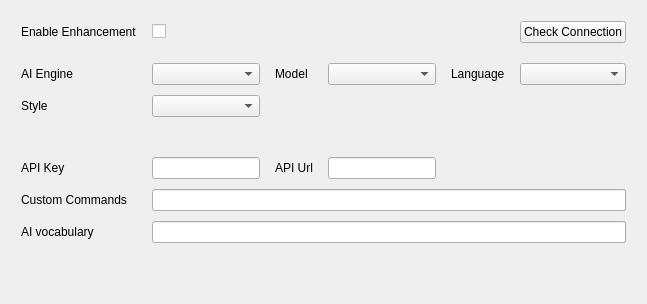
        <widget class="QWidget" name="ai_anhancement">
         <attribute name="title">
          <string>AI Enhancement</string>
         </attribute>
         <layout class="QVBoxLayout" name="verticalLayout_16">
          <item>
           <layout class="QVBoxLayout" name="verticalLayout_15">
            <property name="spacing">
             <number>10</number>
            </property>
            <item>
             <layout class="QGridLayout" name="gridLayout_3">
              <property name="leftMargin">
               <number>10</number>
              </property>
              <property name="topMargin">
               <number>10</number>
              </property>
              <property name="rightMargin">
               <number>10</number>
              </property>
              <property name="bottomMargin">
               <number>10</number>
              </property>
              <property name="horizontalSpacing">
               <number>15</number>
              </property>
              <item row="2" column="3">
               <widget class="QComboBox" name="ai_model_comb"/>
              </item>
              <item row="5" column="0" colspan="4">
               <spacer name="verticalSpacer_3">
                <property name="orientation">
                 <enum>Qt::Orientation::Vertical</enum>
                </property>
                <property name="sizeType">
                 <enum>QSizePolicy::Policy::Fixed</enum>
                </property>
                <property name="sizeHint" stdset="0">
                 <size>
                  <width>20</width>
                  <height>30</height>
                 </size>
                </property>
               </spacer>
              </item>
              <item row="9" column="1" colspan="5">
               <widget class="QLineEdit" name="ai_vocabulary_edit"/>
              </item>
              <item row="3" column="0">
               <widget class="QLabel" name="label_18">
                <property name="text">
                 <string>Style</string>
                </property>
                <property name="alignment">
                 <set>Qt::AlignmentFlag::AlignLeading|Qt::AlignmentFlag::AlignLeft|Qt::AlignmentFlag::AlignVCenter</set>
                </property>
               </widget>
              </item>
              <item row="7" column="2">
               <widget class="QLabel" name="label_16">
                <property name="text">
                 <string>API Url</string>
                </property>
               </widget>
              </item>
              <item row="0" column="1">
               <widget class="AnimatedCheckBox" name="enable_enhancement_checkbox">
                <property name="toolTip">
                 <string>&lt;html&gt;&lt;head/&gt;&lt;body&gt;&lt;p&gt;Enable Gemini intelligent optimization&lt;/p&gt;&lt;/body&gt;&lt;/html&gt;</string>
                </property>
                <property name="text">
                 <string/>
                </property>
               </widget>
              </item>
              <item row="2" column="1">
               <widget class="QComboBox" name="ai_engine_comb">
                <property name="minimumSize">
                 <size>
                  <width>90</width>
                  <height>0</height>
                 </size>
                </property>
               </widget>
              </item>
              <item row="3" column="1">
               <widget class="QComboBox" name="ai_style_comb"/>
              </item>
              <item row="7" column="0">
               <widget class="QLabel" name="label_13">
                <property name="text">
                 <string>API Key</string>
                </property>
               </widget>
              </item>
              <item row="8" column="1" colspan="5">
               <widget class="QLineEdit" name="custom_commands_edit"/>
              </item>
              <item row="8" column="0">
               <widget class="QLabel" name="label_17">
                <property name="text">
                 <string>Custom Commands</string>
                </property>
               </widget>
              </item>
              <item row="2" column="2">
               <widget class="QLabel" name="label_14">
                <property name="text">
                 <string>Model</string>
                </property>
                <property name="alignment">
                 <set>Qt::AlignmentFlag::AlignLeading|Qt::AlignmentFlag::AlignLeft|Qt::AlignmentFlag::AlignVCenter</set>
                </property>
               </widget>
              </item>
              <item row="10" column="1" colspan="4">
               <spacer name="verticalSpacer_8">
                <property name="orientation">
                 <enum>Qt::Orientation::Vertical</enum>
                </property>
                <property name="sizeHint" stdset="0">
                 <size>
                  <width>20</width>
                  <height>40</height>
                 </size>
                </property>
               </spacer>
              </item>
              <item row="0" column="0">
               <widget class="QLabel" name="label_24">
                <property name="text">
                 <string>Enable Enhancement</string>
                </property>
               </widget>
              </item>
              <item row="0" column="5">
               <widget class="QPushButton" name="check_connection_btn">
                <property name="text">
                 <string>Check Connection</string>
                </property>
               </widget>
              </item>
              <item row="7" column="1">
               <widget class="QLineEdit" name="api_key_edit"/>
              </item>
              <item row="2" column="4">
               <widget class="QLabel" name="label_19">
                <property name="text">
                 <string>Language</string>
                </property>
                <property name="alignment">
                 <set>Qt::AlignmentFlag::AlignLeading|Qt::AlignmentFlag::AlignLeft|Qt::AlignmentFlag::AlignVCenter</set>
                </property>
               </widget>
              </item>
              <item row="2" column="5">
               <widget class="QComboBox" name="translate_language_comb"/>
              </item>
              <item row="2" column="0">
               <widget class="QLabel" name="label_12">
                <property name="text">
                 <string>AI Engine</string>
                </property>
                <property name="alignment">
                 <set>Qt::AlignmentFlag::AlignLeading|Qt::AlignmentFlag::AlignLeft|Qt::AlignmentFlag::AlignVCenter</set>
                </property>
               </widget>
              </item>
              <item row="9" column="0">
               <widget class="QLabel" name="label_20">
                <property name="text">
                 <string>AI vocabulary</string>
                </property>
               </widget>
              </item>
              <item row="7" column="3">
               <widget class="QLineEdit" name="api_url_edit"/>
              </item>
              <item row="1" column="0">
               <spacer name="verticalSpacer_6">
                <property name="orientation">
                 <enum>Qt::Orientation::Vertical</enum>
                </property>
                <property name="sizeType">
                 <enum>QSizePolicy::Policy::Fixed</enum>
                </property>
                <property name="sizeHint" stdset="0">
                 <size>
                  <width>20</width>
                  <height>10</height>
                 </size>
                </property>
               </spacer>
              </item>
             </layout>
            </item>
           </layout>
          </item>
         </layout>
        </widget>
